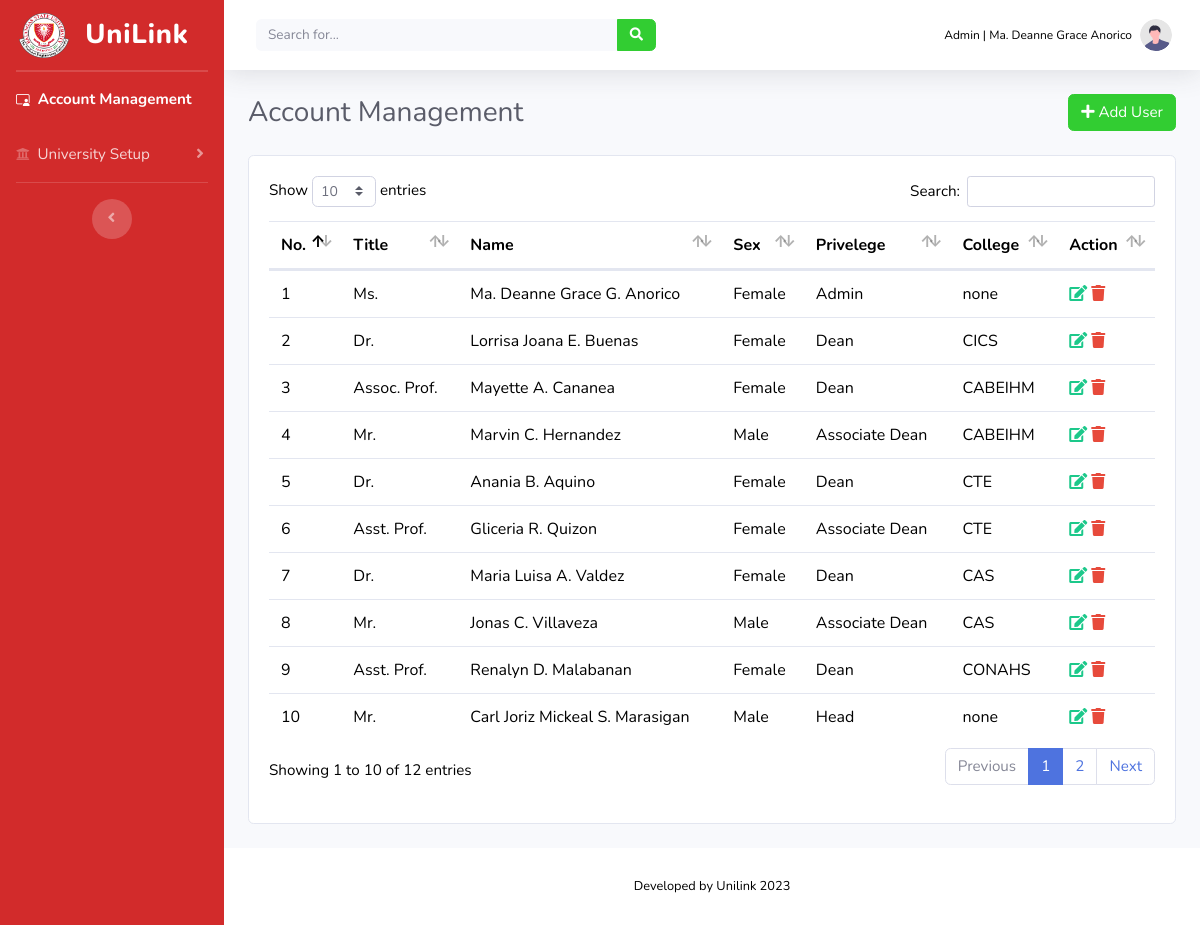
The app's page /ADMIN/main_user_management.php (signed in) with its own data.
### tables this page shows
CREATE TABLE `users` (
  `id` int(11) NOT NULL,
  `title` varchar(100) NOT NULL,
  `first_name` varchar(100) NOT NULL,
  `mid_name` varchar(100) NOT NULL,
  `last_name` varchar(100) NOT NULL,
  `sex` varchar(25) NOT NULL,
  `email` varchar(100) NOT NULL,
  `campus` varchar(255) NOT NULL,
  `college_abbrev` varchar(255) NOT NULL,
  `pass` varchar(255) NOT NULL,
  `privelege` varchar(25) NOT NULL,
  `profile_pic` varchar(200) DEFAULT NULL
);

### ADMIN/main_user_management.php (the view, shortened to what this page needs)
<html lang="en">
  <head>
    <link href="vendor/fontawesome-free/css/all.min.css" rel="stylesheet" type="text/css">
    <link rel="stylesheet" href="https://cdn.jsdelivr.net/npm/bootstrap-icons@1.11.0/font/bootstrap-icons.css">
    <link href="css/sb-admin-2.min.css" rel="stylesheet">
    <link href="vendor/datatables/dataTables.bootstrap4.min.css" rel="stylesheet">
  </head>
  <body id="page-top">
    <div id="wrapper">
      <ul class="navbar-nav bg-gradient-primary sidebar sidebar-dark accordion" id="accordionSidebar">
        <a class="sidebar-brand d-flex align-items-center justify-content-center" href="index.php">
          <img src="../imgs/BSU.png" width="50" height="45">
          <div class="sidebar-brand-text mx-3">UniLink</div>
        </a>
        <hr class="sidebar-divider my-0">
        <hr class="sidebar-divider my-0">
        <li class="nav-item active">
          <a class="nav-link" href="main_user_management.php">
            <i class="bi bi-person-video3"></i>
            <span>Account Management</span>
          </a>
        </li>
        <li class="nav-item">
          <a class="nav-link collapsed" href="#" data-toggle="collapse" data-target="#collapseTwo" aria-expanded="true" aria-controls="collapseTwo">
            <i class="fas fa-university"></i>
            <span>University Setup</span>
          </a>
        </li>
        <hr class="sidebar-divider">
        <div class="text-center d-none d-md-inline">
          <button class="rounded-circle border-0" id="sidebarToggle"></button>
        </div>
      </ul>
      <div id="content-wrapper" class="d-flex flex-column">
        <div id="content">
          <nav class="navbar navbar-expand navbar-light bg-white topbar mb-4 static-top shadow">
            <form class="d-none d-sm-inline-block form-inline mr-auto ml-md-3 my-2 my-md-0 mw-100 navbar-search">
              <div class="input-group">
                <input type="text" class="form-control bg-light border-0 small" placeholder="Search for..." aria-label="Search" aria-describedby="basic-addon2">
                <div class="input-group-append">
                  <button class="btn btn-primary" type="button">
                    <i class="fas fa-search fa-sm"></i>
                  </button>
                </div>
              </div>
            </form>
            <ul class="navbar-nav ml-auto">
              <li class="nav-item dropdown no-arrow">
                <a class="nav-link dropdown-toggle" href="#" id="userDropdown" role="button" data-toggle="dropdown" aria-haspopup="true" aria-expanded="false">
                  <?php
                      $id = $_SESSION['id'];
                      include '../db.php';
                      $sql = "SELECT * FROM `users` WHERE `id` = '$id'";
                      $result = $conn->query($sql);
                      $row = $result->fetch_assoc();
                    ?>
                    <span class="mr-2 d-none d-lg-inline custom-text-black">Admin | <?=$row['first_name']." ".$row['last_name']?></span>
                    <img class="img-profile rounded-circle" src="imgs/undraw_profile.svg">
                </a>
              </li>
            </ul>
          </nav>
          <div class="container-fluid">
             <div class="d-flex justify-content-between align-items-center mb-4">
                        <h3 class="h3 mb-0 text-gray-800">Account Management</h3>
                        <div class="d-flex">
                            <a class="btn btn-primary rounded-fill" href="user_management.php" role="button">
                                <i class="fas fa-plus"></i> Add User
                            </a>
                        </div>
                    </div>
              <div class="card">
                <div class="card-body">
                  <div class="table">
                  <table id="managementTable" class="table display" data-ordering="true" data-paging="true" data-searching="true">
                    <thead>
                      <tr>
                      <th>No.</th>
                      <th>Title</th>
                      <th>Name</th>
                      <th>Sex</th>
                      <th>Privelege</th>
                      <th>College</th>
                      <th>Action</th>
                      </tr>
                    </thead>
                      <tbody id="user_table">
                      <?php
                      $count = 1;
                      $sql = "SELECT * FROM `users`";
                      $result = $conn->query($sql);
                      while($row = $result->fetch_assoc()) {
                      ?>
                      <tr>
                          <td><?=$count?></td>
                          <td><?=$row['title']?></td>
                          <td><?= $row['first_name'] . ' ' . $row['mid_name'] . ' ' . $row['last_name'] ?></td>
                          <td><?=$row['sex']?></td>
                          <td><?=$row['privelege']?></td>
                          <td><?= $row['college_abbrev'] ?></td>
                          <td>
                          <a href="user_edit.php?id=<?=$row['id']?>"class="editUser">
                            <i class='fas fa-edit text-success'></i>
                          </a>
                          <a name="deluser" onclick="confirmDelete(`<?=$row['id']?>`)">
                            <i class="fas fa-trash text-danger"></i>
                          </a>
                        </td>
                      </tr>
                      <?php
                      $count++;
                      }
                      ?>
                      </tbody>
                    </table>
                  </div>
                </div>
              </div>
            <div class="row">
            </div>
          </div>
        </div>
        <footer class="sticky-footer bg-white">
          <div class="container my-auto">
            <div class="copyright text-center my-auto">
              <span>Developed by Unilink 2023</span>
            </div>
          </div>
        </footer>
</body>
</html>

### ADMIN/main_user_management.php (style rules this page uses)
.custom-text-black { color: black; font-size: 12; }

### records on screen
users: first_name "Ma. Deanne Grace", last_name "Anorico", title "Ms.", mid_name "G.", sex "Female", privelege "Admin", college_abbrev "none"
users: title "Dr.", first_name "Lorrisa Joana", mid_name "E.", last_name "Buenas", sex "Female", privelege "Dean", college_abbrev "CICS"
users: title "Assoc. Prof.", first_name "Mayette", mid_name "A.", last_name "Cananea", sex "Female", privelege "Dean", college_abbrev "CABEIHM"
users: title "Mr.", first_name "Marvin", mid_name "C.", last_name "Hernandez", sex "Male", privelege "Associate Dean", college_abbrev "CABEIHM"
users: title "Dr.", first_name "Anania", mid_name "B.", last_name "Aquino", sex "Female", privelege "Dean", college_abbrev "CTE"
users: title "Asst. Prof.", first_name "Gliceria", mid_name "R.", last_name "Quizon", sex "Female", privelege "Associate Dean", college_abbrev "CTE"
users: title "Dr.", first_name "Maria Luisa", mid_name "A.", last_name "Valdez", sex "Female", privelege "Dean", college_abbrev "CAS"
users: title "Mr.", first_name "Jonas", mid_name "C.", last_name "Villaveza", sex "Male", privelege "Associate Dean", college_abbrev "CAS"
users: title "Asst. Prof.", first_name "Renalyn", mid_name "D.", last_name "Malabanan", sex "Female", privelege "Dean", college_abbrev "CONAHS"
users: title "Mr.", first_name "Carl Joriz Mickeal", mid_name "S.", last_name "Marasigan", sex "Male", privelege "Head", college_abbrev "none"
